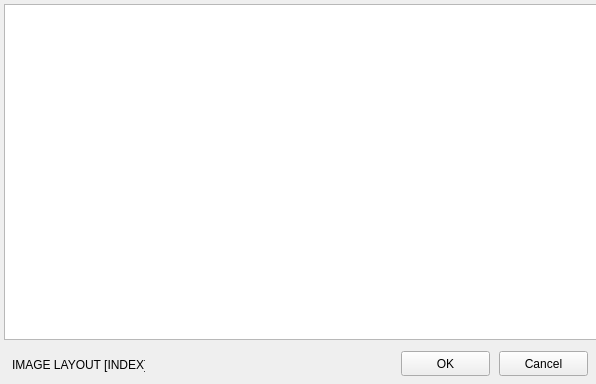
<?xml version="1.0" encoding="UTF-8"?>
<ui version="4.0">
  <class>FormImageLayoutSelector</class>
  <widget class="QWidget" name="FormImageLayoutSelector">
    <property name="geometry"><rect><x>0</x><y>0</y><width>596</width><height>384</height></rect></property>
    <property name="windowTitle"><string>Select Image Layout</string></property>
    <property name="vclClass" stdset="0"><string notr="true">TFormImageLayoutSelector</string></property>
    <property name="vclColor" stdset="0"><string notr="true">#ffffff</string></property>
    <property name="vclFontName" stdset="0"><string notr="true">Segoe UI</string></property>
    <property name="vclFontPx" stdset="0"><number>12</number></property>
    <property name="vclFontColor" stdset="0"><string notr="true">#000000</string></property>
    <property name="vclBorderStyle" stdset="0"><string notr="true">bsToolWindow</string></property>
    <property name="vclOnKeyPress" stdset="0"><string notr="true">FormKeyPress</string></property>
    <widget class="ElPanel" name="PanelBottom">
      <property name="geometry"><rect><x>0</x><y>343</y><width>596</width><height>41</height></rect></property>
      <property name="vclAlign" stdset="0"><string notr="true">alBottom</string></property>
      <property name="vclClass" stdset="0"><string notr="true">TPanelEx</string></property>
      <property name="vclColor1" stdset="0"><string notr="true">#ffffff</string></property>
      <property name="vclColor2" stdset="0"><string notr="true">#f1f1f1</string></property>
      <property name="vclColor3" stdset="0"><string notr="true">#ffff00</string></property>
      <property name="vclColor4" stdset="0"><string notr="true">#008080</string></property>
      <property name="vclColorFrame" stdset="0"><string notr="true">#5b6978</string></property>
      <property name="vclColorInnerFrame" stdset="0"><string notr="true">#008000</string></property>
      <property name="vclStyle" stdset="0"><string notr="true">vgSimple</string></property>
      <property name="vclFrames" stdset="0"><string notr="true"></string></property>
      <widget class="ElLabel" name="LabelLayoutTitle">
        <property name="vclAutoSize" stdset="0"><bool>true</bool></property>
        <property name="geometry"><rect><x>12</x><y>12</y><width>133</width><height>19</height></rect></property>
        <property name="text"><string>IMAGE LAYOUT [INDEX]</string></property>
        <property name="vclClass" stdset="0"><string notr="true">TShadowLabel</string></property>
        <property name="vclColor" stdset="0"><string notr="true">#fafafa</string></property>
        <property name="vclTransparent" stdset="0"><bool>true</bool></property>
        <property name="vclFontName" stdset="0"><string notr="true">Trebuchet MS</string></property>
        <property name="vclFontPx" stdset="0"><number>12</number></property>
        <property name="vclFontColor" stdset="0"><string notr="true">#800000</string></property>
        <property name="vclFontStyle" stdset="0"><string notr="true">fsBold</string></property>
        <property name="vclColorFrame" stdset="0"><string notr="true">#000000</string></property>
        <property name="vclColorInnerFrame" stdset="0"><string notr="true">#000000</string></property>
        <property name="vclShadowColor" stdset="0"><string notr="true">#dddddd</string></property>
        <property name="vclShadowEnabled" stdset="0"><string notr="true">True</string></property>
        <property name="vclEllipsType" stdset="0"><string notr="true">etNone</string></property>
        <property name="vclFrames" stdset="0"><string notr="true"></string></property>
      </widget>
      <widget class="ElButton" name="ButtonOk">
        <property name="geometry"><rect><x>401</x><y>8</y><width>89</width><height>25</height></rect></property>
        <property name="text"><string>OK</string></property>
        <property name="toolTip"><string>Close and continue</string></property>
        <property name="vclModalResult" stdset="0"><string notr="true">1</string></property>
        <property name="vclClass" stdset="0"><string notr="true">TBitBtnEx</string></property>
      </widget>
      <widget class="ElButton" name="ButtonCancel">
        <property name="geometry"><rect><x>499</x><y>8</y><width>89</width><height>25</height></rect></property>
        <property name="text"><string>Cancel</string></property>
        <property name="toolTip"><string>Close and cancel operation</string></property>
        <property name="vclModalResult" stdset="0"><string notr="true">2</string></property>
        <property name="vclClass" stdset="0"><string notr="true">TBitBtnEx</string></property>
      </widget>
    </widget>
    <widget class="QTreeView" name="LayoutsListView">
      <property name="geometry"><rect><x>4</x><y>4</y><width>607</width><height>336</height></rect></property>
      <property name="vclTag" stdset="0"><number>-1</number></property>
      <property name="vclClass" stdset="0"><string notr="true">TEasyListview</string></property>
      <property name="vclColor" stdset="0"><string notr="true">#ffffff</string></property>
      <property name="vclFontName" stdset="0"><string notr="true">Consolas</string></property>
      <property name="vclFontPx" stdset="0"><number>11</number></property>
      <property name="vclFontColor" stdset="0"><string notr="true">#000000</string></property>
      <property name="vclBorderStyle" stdset="0"><string notr="true">bsNone</string></property>
      <property name="vclOnDblClick" stdset="0"><string notr="true">LayoutsListViewDblClick</string></property>
    </widget>
  </widget>
  <customwidgets>
    <customwidget><class>ElButton</class><extends>QPushButton</extends><header>ElWidgets.h</header></customwidget>
    <customwidget><class>ElLabel</class><extends>QLabel</extends><header>ElWidgets.h</header></customwidget>
    <customwidget><class>ElPanel</class><extends>QFrame</extends><header>ElWidgets.h</header><container>1</container></customwidget>
  </customwidgets>
  <resources/><connections/>
</ui>
